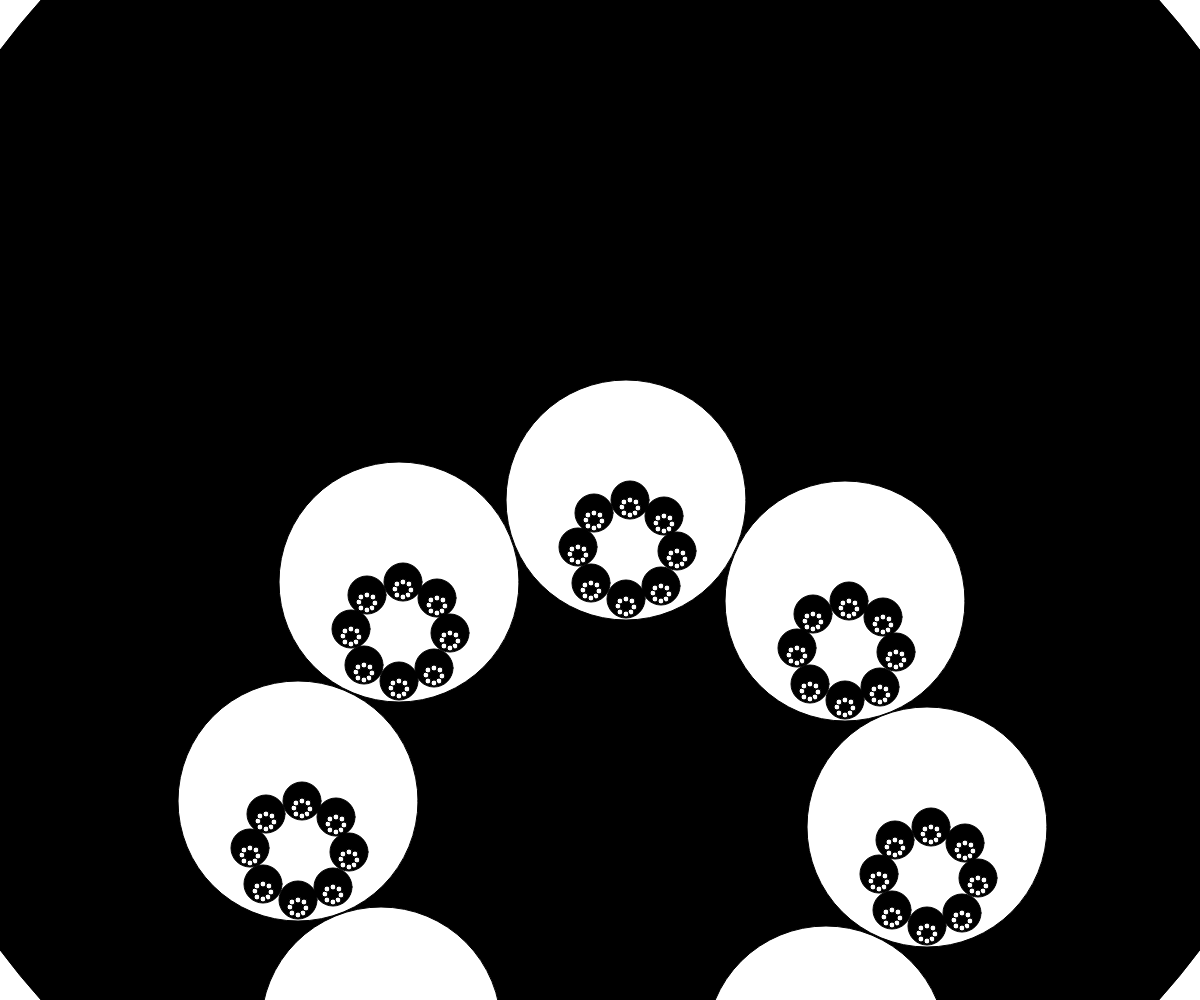
Frame 1 (no input)
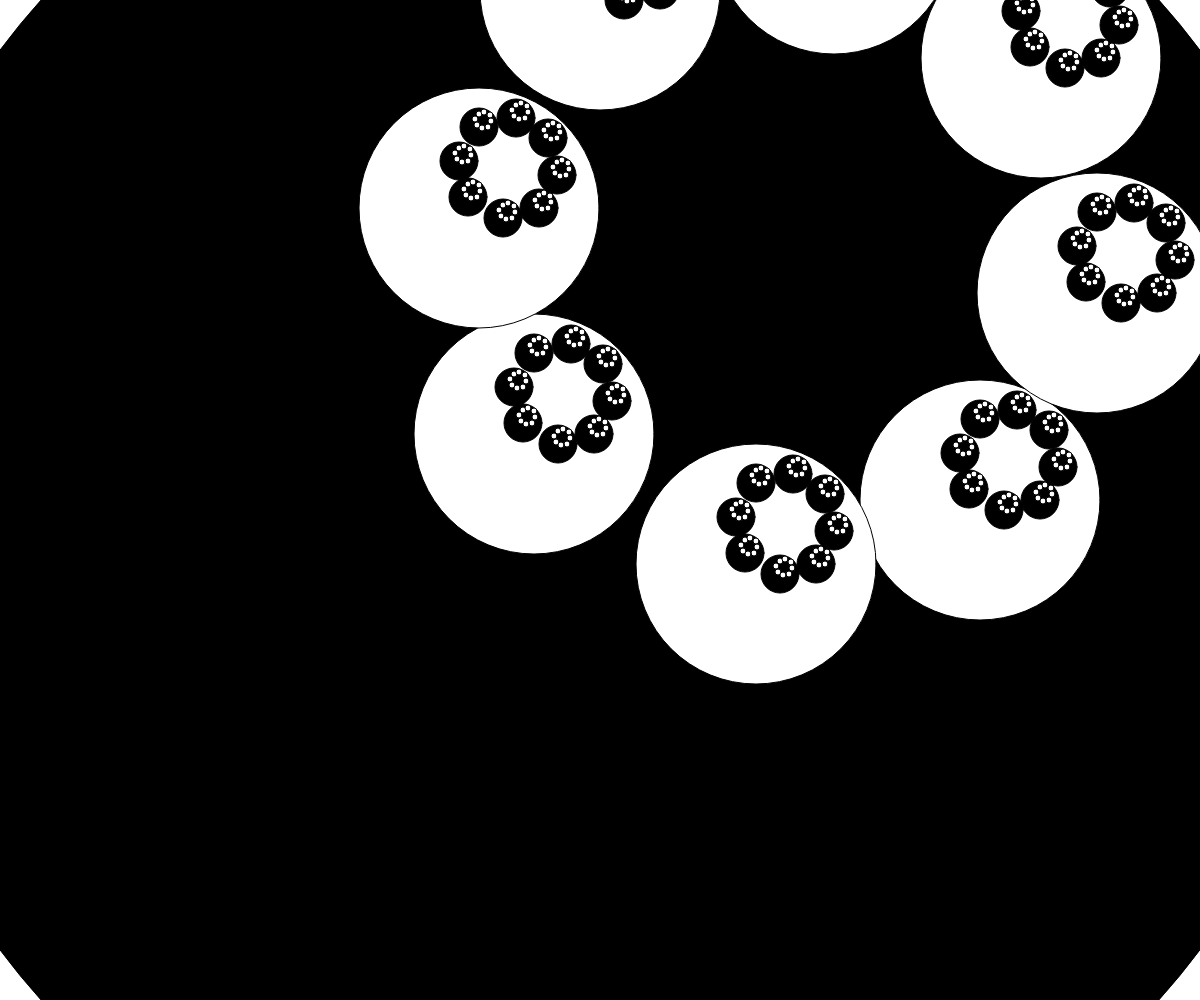
Frame 60 (no input)
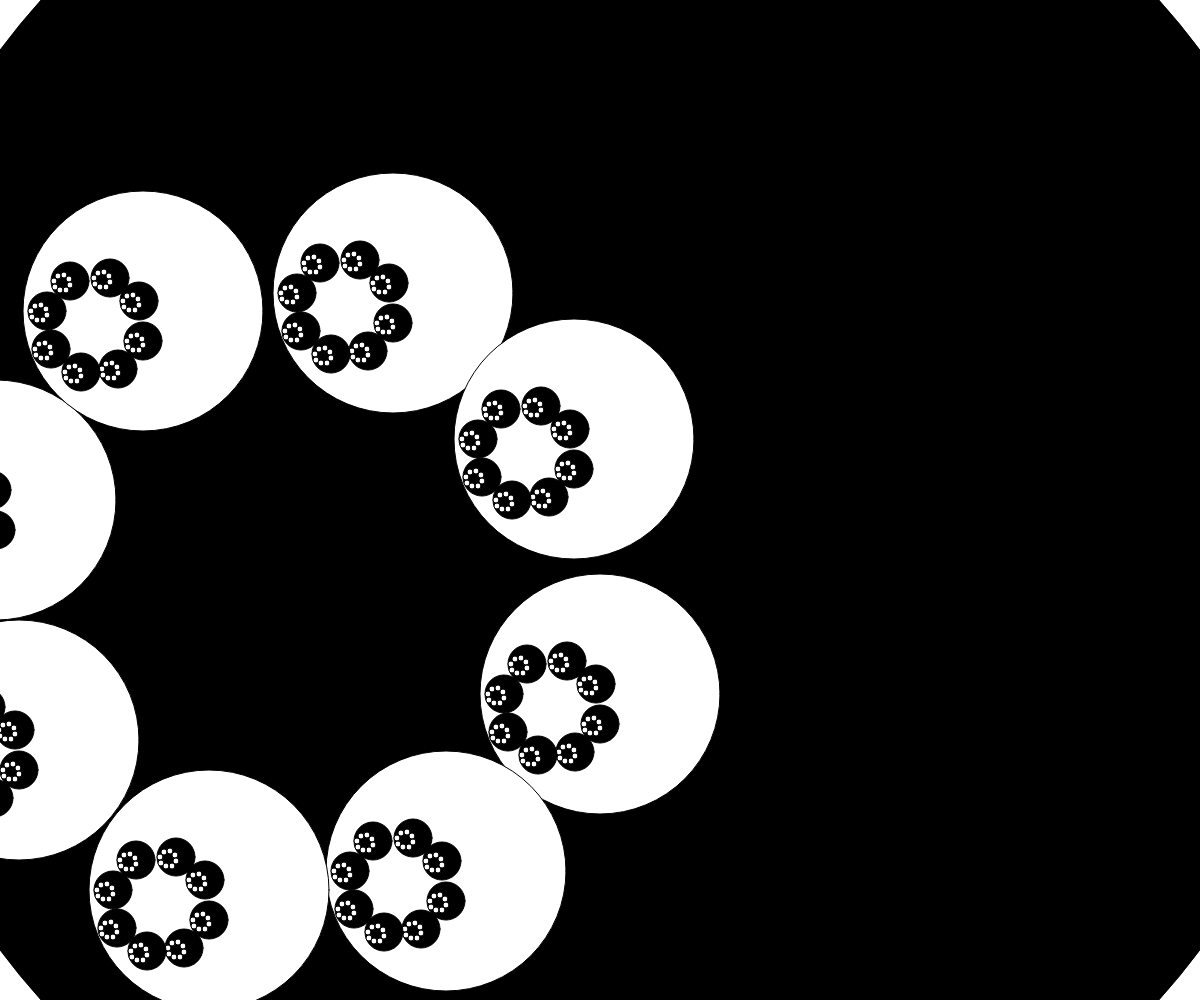
Frame 120 (the mouse pressed at the canvas centre since frame 60)

The p5.js sketch that drew these frames (run headless with seeded random() and noise() and a simulated clock; from frame 60 on, the mouse is pressed at the canvas centre):

// p5.js sketch
// ── sketch.js
function setup(){
  var startrad=[4*PI/8,3*PI/8,2*PI/8,PI/8,0,PI/8,2*PI/8,3*PI/8]
  var polarity=[-1,-1,-1,-1,1,1,1,1]
  createCanvas(windowWidth,windowHeight);
  test = new Spin(0,0,0,windowWidth/2,windowHeight/2,75,windowHeight*1.5,ROOT);

}

var SPEED = 15;
var MAX_DEPTH = 3;
var ROOT = 0;
var SCALE = .16;
var startrad=[4*Math.PI/8,3*Math.PI/8,2*Math.PI/8,Math.PI/8,0
  ,Math.PI/8,2*Math.PI/8,3*Math.PI/8]
var polarity=[-1,-1,-1,-1,1,1,1,1]

function Spin(radian,rad,slide,x,y,speed,size,depth){
  this.radian=radian;
  this.slide=slide;
  this.rad=rad;
  this.x=x;
  this.y=y;
  this.speed=speed;
  this.size=size;
  this.depth=depth;
  this.dots=[];
  if(this.depth < MAX_DEPTH){
    for(var k=0; k<8; k++){
      this.dots.push(new Spin(k*(Math.PI/8),
                              startrad[(k)%8],
                              polarity[(k)%8]*Math.PI/this.speed,
                              this.x,
                              this.y,
                              this.speed,
                              Math.floor(this.size*SCALE),
                              this.depth+1))
    }
  }

  this.render = function(x=this.x,y=this.y) {
    // get new x,y
    var newCoordinates = [x, y];
    if (depth > ROOT) {
      newCoordinates = this.next(x,y);
    }
    //console.log(this.depth, newCoordinates);

    // draw ellipse
    var c = (this.depth % 2 == 0) ? 0 : 255;
    fill(c);
    ellipse(newCoordinates[0],newCoordinates[1],this.size);
    // draw children
    this.dots.forEach(function(dot) {
      dot.render(newCoordinates[0],newCoordinates[1]);
    });
  }

  this.next = function(x,y) {
    if(this.rad>=PI){
      this.slide=-PI/this.speed;
      this.rad = PI;  // stave off propegation of rounding errors
    }if(this.rad<=0){
      this.slide=PI/this.speed;
      this.rad = 0; // stave off propegation of rounding errors
    }
    this.rad=this.rad+this.slide;
    //console.log(this.rad);

    this.yout=sin(this.radian);
    this.xout=cos(this.radian);
    if (this.radian == PI) {
      this.yout=0;
    }if(this.radian==PI/2){
      this.xout=0;
    }
    return [floor((this.xout/SCALE)*(this.size-this.size*SCALE)/2*cos(this.rad))+x,
      floor(((this.yout)/SCALE)*(this.size-this.size*SCALE)/2*cos(this.rad))+y];
  }
}

var test;

var dots=[];
var anti=[];
var bee=[];


function draw(){
  background(255)
  test.render();


}
